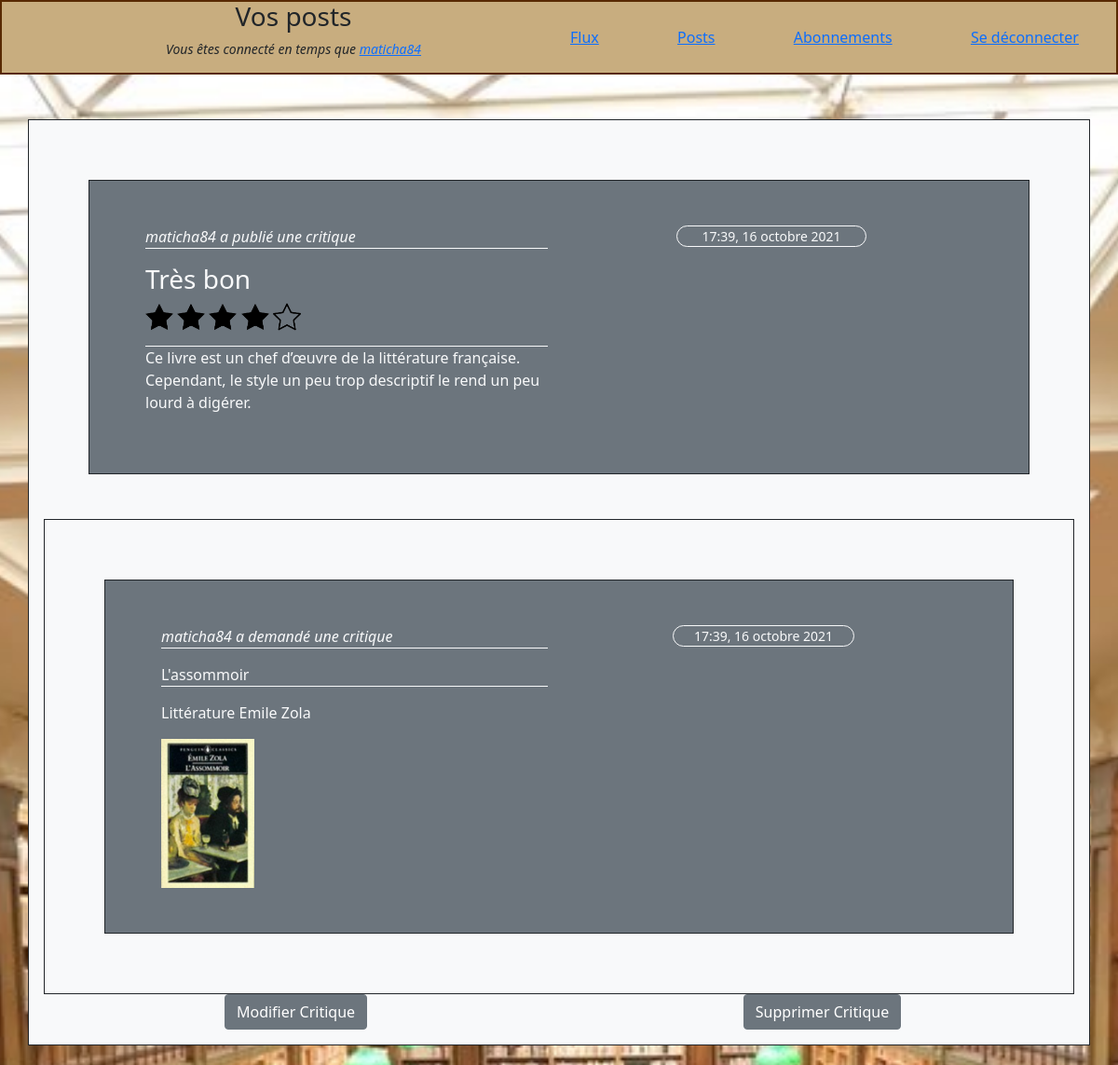
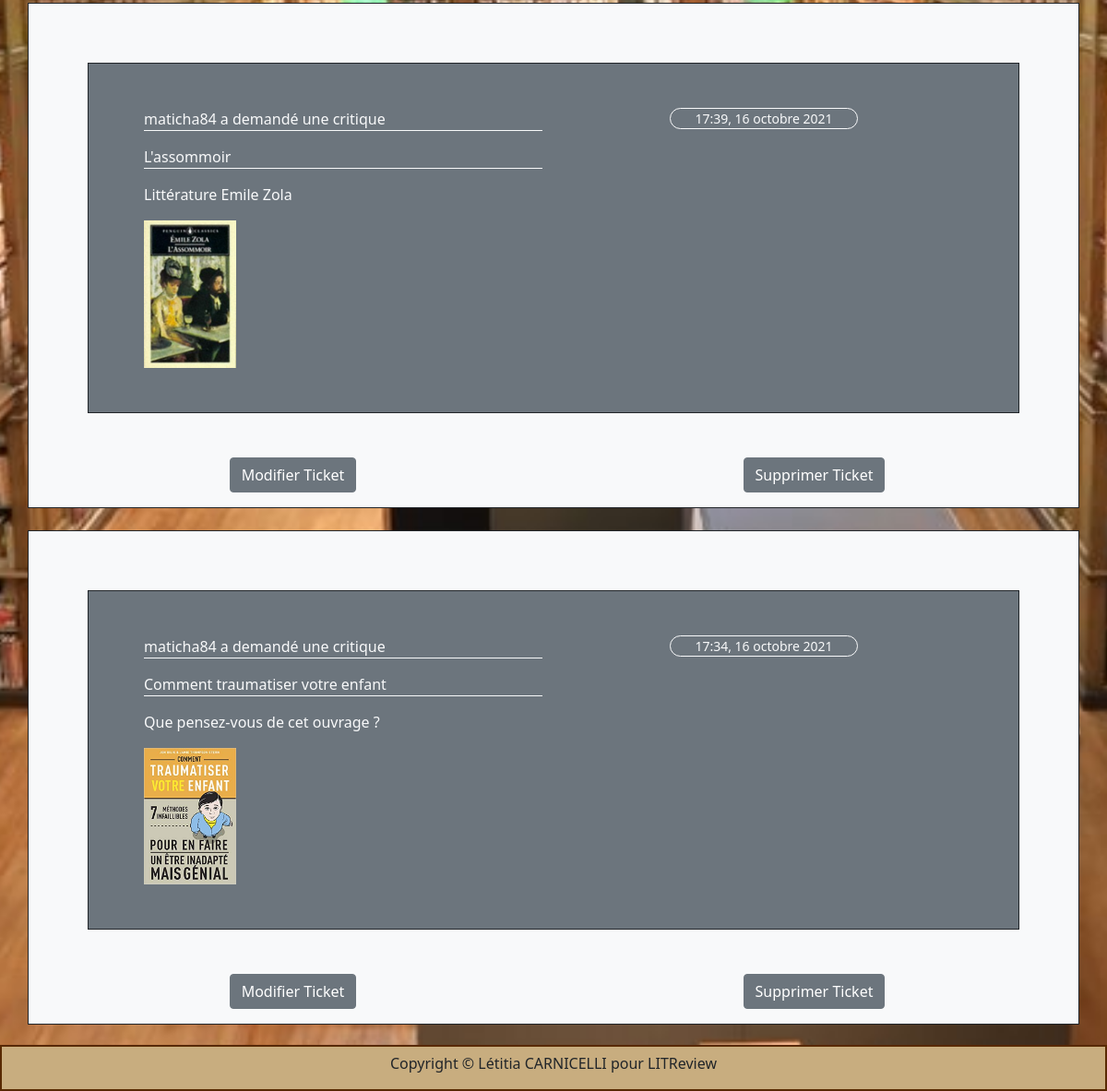
Page /litapp/posts/ (signed in) on the committed database (2 pictures, top to bottom).
### litapp/models.py (models this page shows)
class User(AbstractUser):
    username = models.CharField(
        verbose_name='username',
        max_length=100,
        unique=True
    )
    is_active = models.BooleanField(default=True)
    is_admin = models.BooleanField(default=False)
    objects = ManageUser()
    USERNAME_FIELDS = ('username',)
    def __str__(self):
        return self.username

class Review(models.Model):
    ticket = models.ForeignKey(to=Ticket, on_delete=models.CASCADE, related_name='review_of')
    rating = models.PositiveSmallIntegerField(
        validators=[MinValueValidator(0), MaxValueValidator(5)])
    headline = models.CharField(max_length=128)
    body = models.CharField(max_length=8192, blank=True)
    user = models.ForeignKey(
        to=settings.AUTH_USER_MODEL, on_delete=models.CASCADE)
    time_created = models.DateTimeField(auto_now_add=True)

class Ticket(models.Model):
    title = models.CharField(max_length=128)
    description = models.TextField(max_length=2048, blank=True)
    user = models.ForeignKey(to=settings.AUTH_USER_MODEL, on_delete=models.CASCADE)
    image = models.ImageField(null=True, blank=True)
    time_created = models.DateTimeField(auto_now_add=True)

### litapp/views.py (the view)
# urls.py: path('posts/', views.posts_view, name='posts'),
@login_required
def posts_view(request):
    title_page = "Vos posts"
    reviews = Review.objects.filter(user=request.user)
    reviews = reviews.annotate(content_type=Value('REVIEW', CharField()))
    tickets = Ticket.objects.filter(user=request.user)
    tickets = tickets.annotate(content_type=Value('TICKET', CharField()))
    posts = sorted(
        chain(reviews, tickets),
        key=lambda post: post.time_created,
        reverse=True
    )
    context = {
        'title_page': title_page,
        'posts': posts,
    }
    return render(request, 'litapp/posts.html', context)

### litapp/templates/litapp/posts.html (shortened to what this page needs)
{% extends 'litapp/base.html' %}
{% block content %}
<br>{% if message_delete %}{{ message_delete }}{% endif %}<br>
{% for post in posts %}
    {% if post.content_type == 'REVIEW' %}
        <div class="container card-body border border-dark bg-light">
        {% include 'litapp/review_view.html' %}
            <div class="row ">
                <div class="col-4 col-center">
                    <a href="{% url 'review_change' review_id=post.id %}">
                        <button class="btn btn-secondary" type="button" >Modifier Critique</button>
                    </a>
                </div>
                <div class="col-4 col-center">
                    <a href="{% url 'review_delete' review_id=post.id %}" onclick="return confirm(
                    'Etes-vous sûr de supprimer cette critique?');">
                        <button class="btn btn-secondary" type="button" >Supprimer Critique</button>
                    </a>
                </div>
            </div>
        </div>
        <br>
    {% elif post.content_type == 'TICKET' %}
        <div class="container card-body border border-dark bg-light">
        {% include 'litapp/ticket_view.html' %}
            <div class="row ">
                <div class="col-4 col-center">
                    <a href="{% url 'ticket_change' ticket_id=post.id %}">
                        <button class="btn btn-secondary" type="button" >Modifier Ticket</button>
                    </a>
                </div>
                <div class="col-4 col-center">
                    <a href="{% url 'ticket_delete' ticket_id=post.id %}" onclick="return confirm(
                    'Etes-vous sûr de supprimer ce ticket?');">
                        <button class="btn btn-secondary" type="button" >Supprimer Ticket</button>
                    </a>
                </div>
            </div>
        </div>
        <br>
    {% endif %}
{% endfor %}
{% load static %}
{% endblock %}

### litapp/templates/litapp/base.html (shortened to what this page needs)
<!DOCTYPE html>
<html lang="fr">
    <head>
        {% load static %}
        <link rel="stylesheet" type="text/css" href="{% static 'litapp/css/bootstrap.min.css' %}" />
        <link rel="stylesheet" type="text/css" href="{% static 'litapp/css/style.css' %}" />
    </head>
    <body>
        <div class="main">
            <header class="page_title">
                {% if user.is_authenticated == True %}
                <div class="container">
                    <div class="row">
                        <div class="col-6 right">
                            <h3>{{ title_page }}</h3>
                            <p class="fst-italic small">Vous êtes connecté en temps que <a href="{% url 'profile' %}">
                                {{ user.get_username }}</a></p>
                        </div>
                        <div class="col-6 left navbar">
                            <a href="{% url 'home' %}">Flux</a>
                            <a href="{% url 'posts' %}">Posts</a>
                            <a href="{% url 'follow' %}">Abonnements</a>
                            <a href="{% url 'logout' %}" type="submit">Se déconnecter</a>
                        </div>
                    </div>
                </div>
                {% else %}
                <h3>{{ title_page }}</h3>
                {% endif %}
            </header>
                {% block content %}{% endblock %}
            <br><br>
            <footer class="fixed-bottom footer">
                 <h6>Copyright &copy Létitia CARNICELLI pour LITReview</h6>
            </footer>
        </div>
    </body>
</html>

### litapp/templates/litapp/review_view.html (shortened to what this page needs)
    <div class="row m-5 p-5 justify-content-around border border-dark bg-secondary text-light">
        <div class="col-6">
            <p class="border-bottom border-light fst-italic"> {{ post.user }} a publié une critique </p>
            <p class="h3"> {{ post.headline }} </p>
            {% load static %}
            {% if post.rating == 0 %}
            <p>
                <span>
                    <img src="{% static '/litapp/img/etoile_blanche.png' %}" width='30px'>
                    <img src="{% static '/litapp/img/etoile_blanche.png' %}" width='30px'>
                    <img src="{% static '/litapp/img/etoile_blanche.png' %}" width='30px'>
                    <img src="{% static '/litapp/img/etoile_blanche.png' %}" width='30px'>
                    <img src="{% static '/litapp/img/etoile_blanche.png' %}" width='30px'>
                </span>
            {% elif post.rating == 4 %}
                <span>
                    <img src="{% static '/litapp/img/etoile_noire.png' %}" width='30px'>
                    <img src="{% static '/litapp/img/etoile_noire.png' %}" width='30px'>
                    <img src="{% static '/litapp/img/etoile_noire.png' %}" width='30px'>
                    <img src="{% static '/litapp/img/etoile_noire.png' %}" width='30px'>
                    <img src="{% static '/litapp/img/etoile_blanche.png' %}" width='30px'>
                </span>
            {% endif %}</p>
            <p class="border-top border-light"> {{ post.body }} </p>
        </div>
        <div class="col-3 col-center">
            <p class="small border rounded-pill border-light">{{ post.time_created|date:"H:i, d F Y" }}</p>
        </div>
    </div>
    <div class="container card-body border border-dark bg-light">
        {% include 'litapp/ticket_view.html' %}
    </div>

### litapp/templates/litapp/ticket_view.html
{% if post.ticket %}
    <div class="row m-5 p-5 justify-content-around border border-dark bg-secondary text-light">
        <div class="col-6">
            <p class="border-bottom border-light fst-italic"> {{ post.ticket.user }} a demandé une critique </p>
            <p class="border-bottom border-light"> {{ post.ticket.title }}  </p>
            <p> {{ post.ticket.description }} </p>
            {% if post.ticket.image %}
            <img src="{{post.ticket.image.url}}" width="100px" />
            {% endif %}
        </div>
        <div class="col-3 col-center">
            <p class="small border rounded-pill border-light">{{ post.ticket.time_created|date:"H:i, d F Y" }}</p>
        </div>
    </div>
{% else %}
    <div class="row m-5 p-5 justify-content-around border border-dark bg-secondary text-light">
        <div class="col-6">
            <p class="border-bottom border-light"> {{ post.user }} a demandé une critique </p>
            <p class="border-bottom border-light"> {{ post.title }}  </p>
            <p> {{ post.description }} </p>
            {% if post.image %}
            <img src="{{post.image.url}}" width="100px" />
            {% endif %}
        </div>
        <div class="col-3 col-center">
            <p class="small border rounded-pill border-light">{{ post.time_created|date:"H:i, d F Y" }}</p>
        </div>
    </div>
{% endif %}

### litapp/static/litapp/css/style.css (style rules this page uses)
body, html { height: 100%; }
body { background: url(../img/MAT_Bibliotheque_1.jpg) no-repeat center center fixed; -webkit-background-size: cover; -moz-background-size: cover; -o-background-size: cover; background-size: cover; }
.main { min-height: 100%; overflow-x: scroll; scroll-bar-width: thin; position: relative; }
.page_title { display: flex; align-items: center; text-align: center; justify-content: center; height: 80px; width: 100%; border: 2px solid #582900; background-color: #C8AD7F; }
.col-center { text-align: center; float: none; margin: 0 auto; }
.footer { display: flex; align-items: center; text-align: center; justify-content: center; height: 50px; border: 2px solid #582900; background-color: #C8AD7F; }

### rows in the picture
User: get_username "maticha84"
Review: user "maticha84", headline "Très bon", rating 4 (drawn), body "Ce livre est un chef d’œuvre de la littérature française. Cependant, le style un peu trop descriptif le rend un peu lourd à digérer.", time_created "17:39, 16 octobre 2021", ticket.user "maticha84", ticket "L'assommoir", ticket.description "Littérature Emile Zola", ticket.image (picture), ticket.time_created "17:39, 16 octobre 2021"
Ticket: user "maticha84", title "L'assommoir", description "Littérature Emile Zola", image (picture), time_created "17:39, 16 octobre 2021"
Ticket: user "maticha84", title "Comment traumatiser votre enfant", description "Que pensez-vous de cet ouvrage ?", image (picture), time_created "17:34, 16 octobre 2021"
